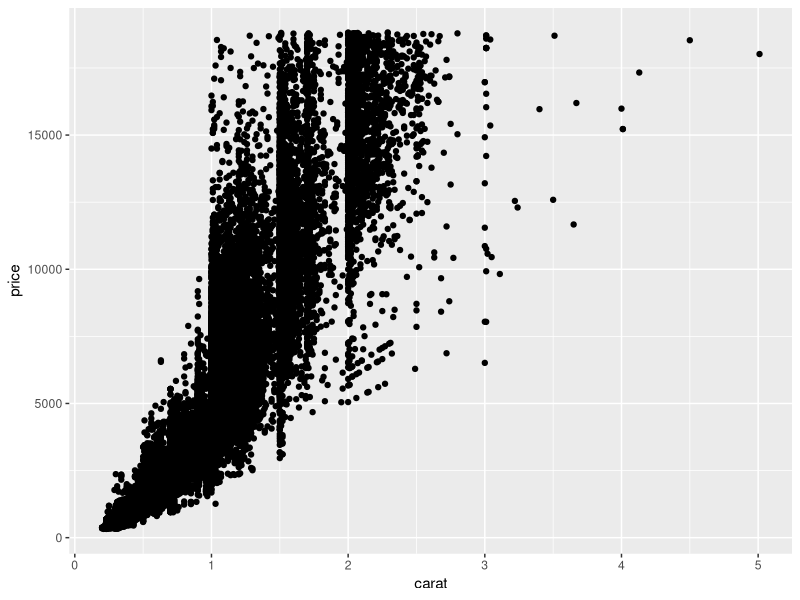
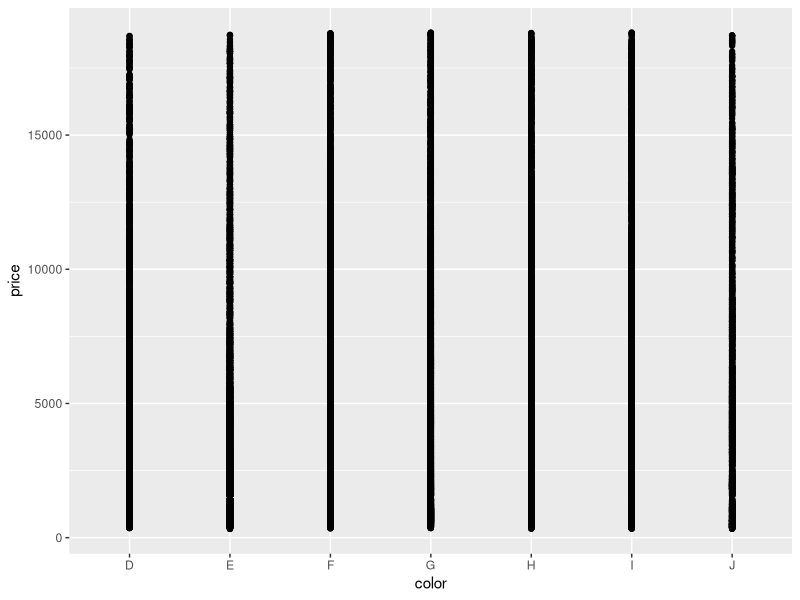
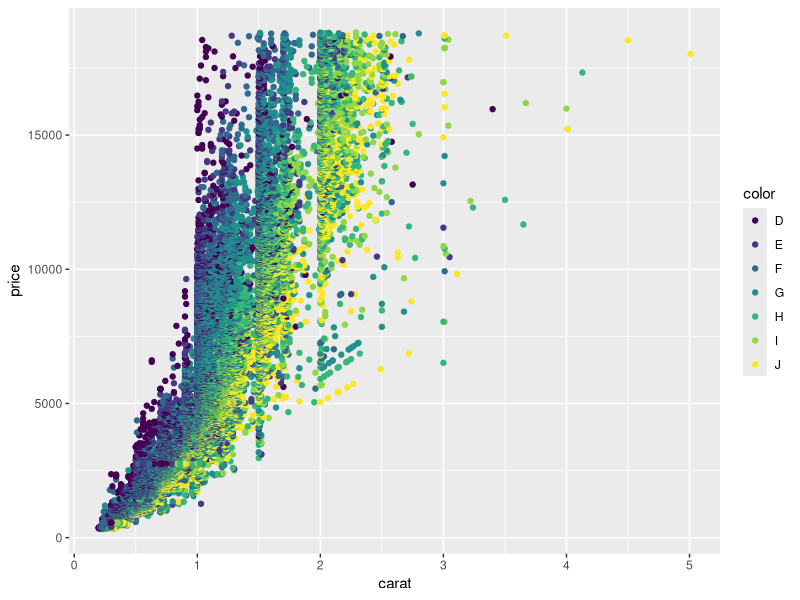
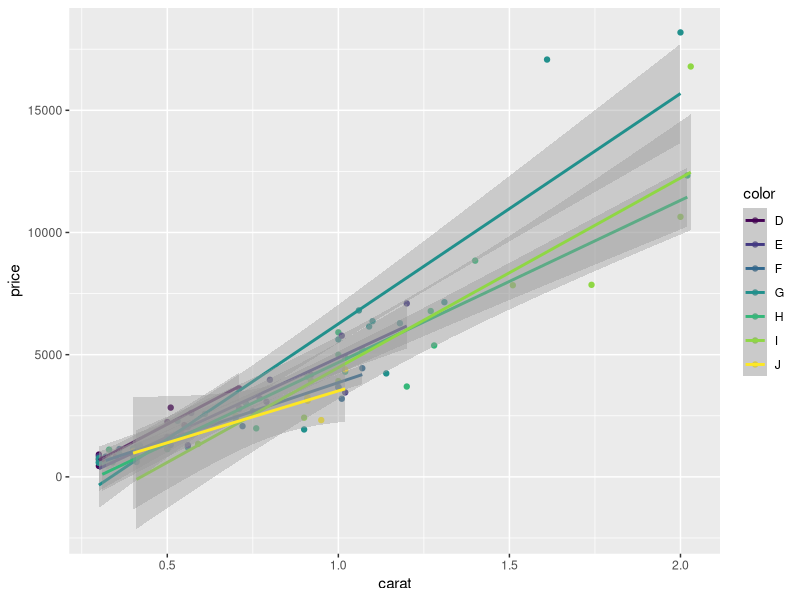
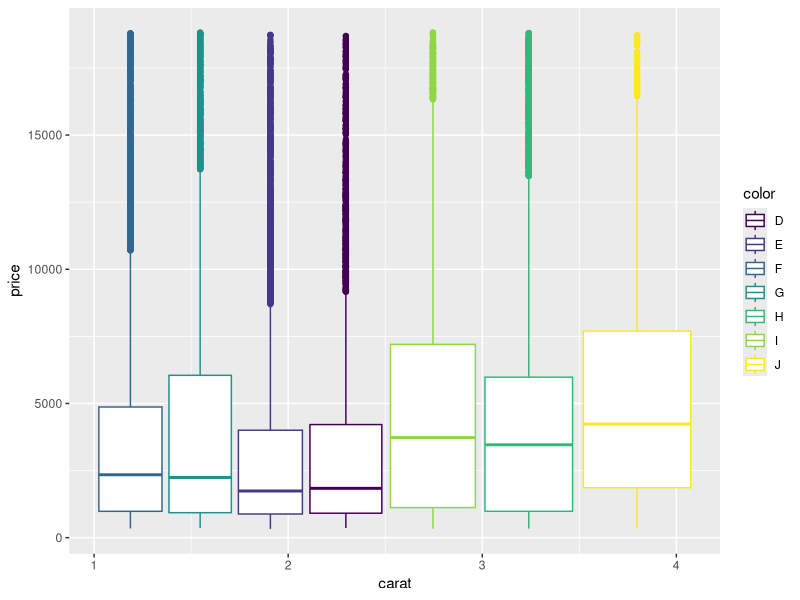
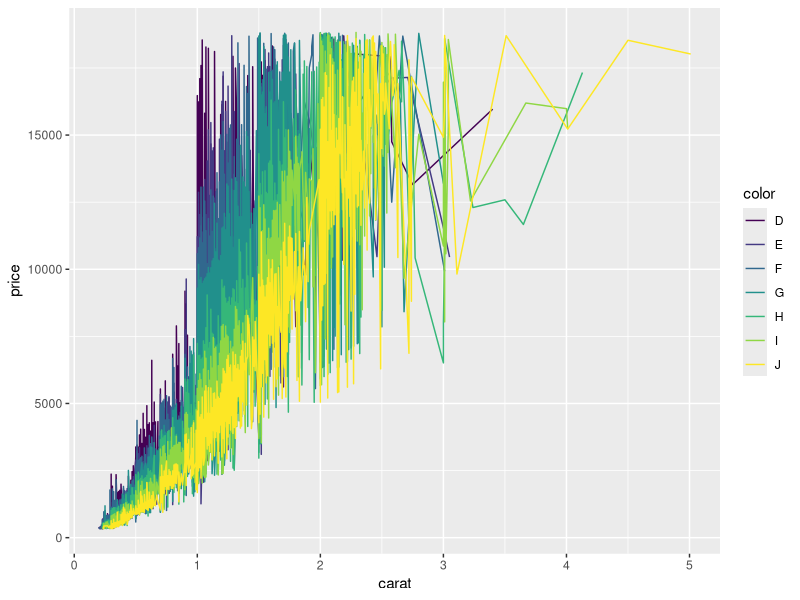

Write R code to recreate these figures, in order.
## ---- chunk 1
library(tidyverse)
## ---- chunk 2
ggplot(diamonds, aes(x=carat,y=price))+
    geom_point()
## ---- chunk 3
ggplot(diamonds, aes(x=color,y=price))+
    geom_point()
## ---- chunk 4
ggplot(diamonds, aes(x=carat,y=price, color=color))+
    geom_point()
## ---- chunk 5
dsample <- diamonds[sample(nrow(diamonds), 100), ]
ggplot(dsample, aes(x=carat,y=price, color=color))+
    geom_point()+
    geom_smooth(method="lm")
## ---- chunk 6
ggplot(diamonds, aes(x=carat,y=price, color=color))+
    geom_boxplot()

ggplot(diamonds, aes(x=carat,y=price, color=color))+
    geom_line()
